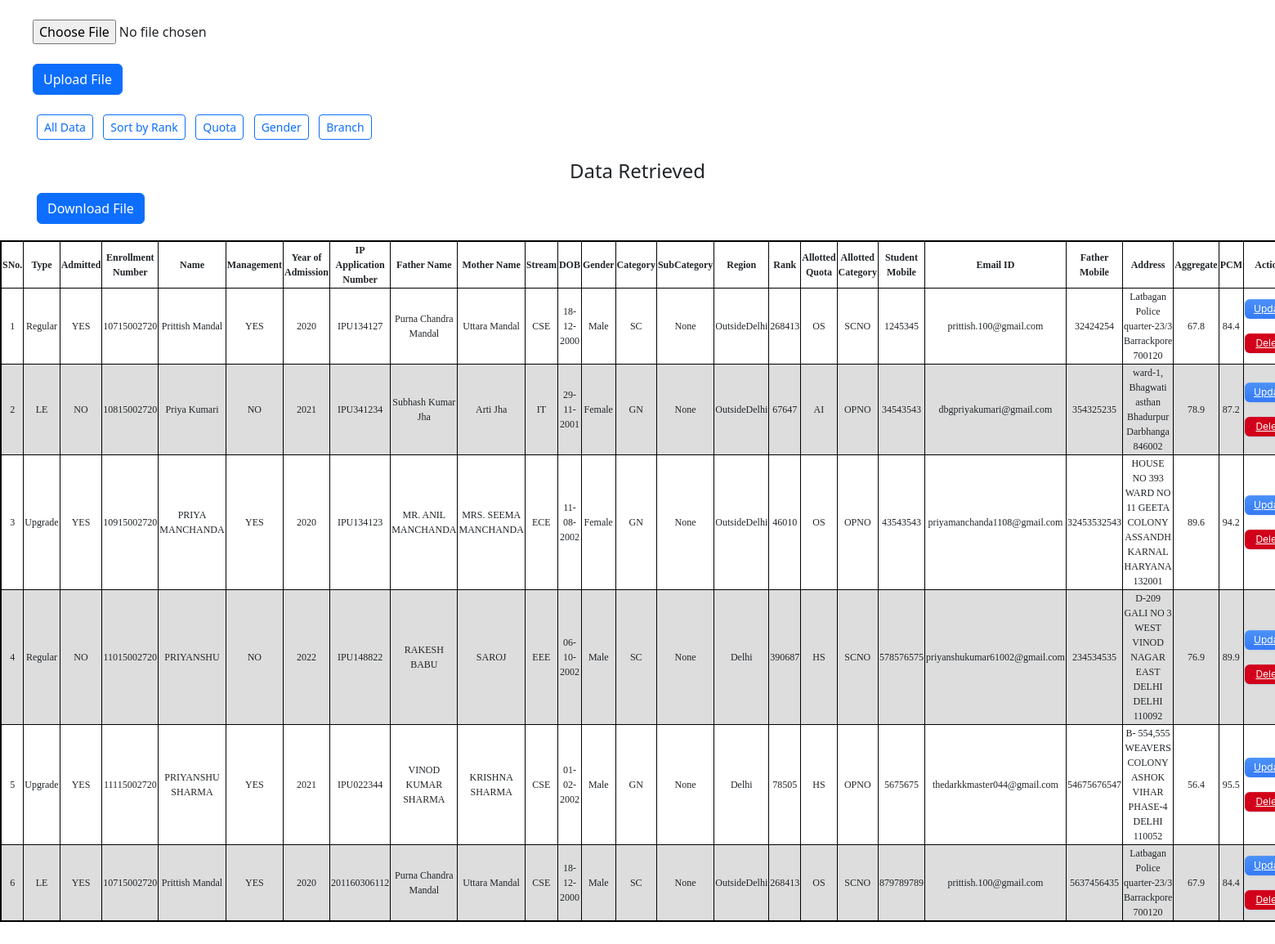
The page / on the database its author committed.
### app/models.py (models this page shows, shortened)
class sample(models.Model):
    type = models.CharField(max_length=10, choices= typechoices ,default='Regular')
    admitted = models.BooleanField(default=False)
    enrollmentno = models.IntegerField(null = True, default=None , blank=True)
    name = models.CharField(max_length=100, default=False)
    management = models.BooleanField(default = False)
    yearofadmission = models.DateTimeField(default=False)
    appno = models.CharField(default=False, max_length=200)
    Fname = models.CharField(max_length=200, default=False)
    Mname = models.CharField(max_length=200, default=False)
    stream = models.CharField(max_length=200, choices= streamchoices,default=False)
    DOB = models.DateField(default=False)
    gender = models.CharField(max_length=50,choices= genderchoices ,default=False)
    category = models.CharField(max_length=5,choices= categorychoices ,default=False)
    subcategory = models.CharField(max_length=10, choices= subcategorychoices ,default=False)
    region = models.CharField(max_length=50,choices= regionchoices ,default=False)
    rank = models.IntegerField(null = True, default=None , blank=True)
    allottedquota = models.CharField(max_length=10,choices= allotedquotachoices, default=False)
    allottedcategory = models.CharField(max_length=10,choices= allottedcategorychoices, default=False)
    studentmobile = models.IntegerField(null = True, default=None , blank=True)
    emailid = models.EmailField(max_length=20, default='')
    fathermobile = models.IntegerField(null = True, default=None , blank=True)
    address = models.CharField(max_length=200, default=False)
    aggregate = models.FloatField(null = True, default=None , blank=True)
    pcm = models.FloatField(null = True, default=None , blank=True)
    def yearpub(self):
        return self.yearofadmission.strftime('%Y')
    def dateofbirth(self):
        return self.DOB.strftime('%d-%m-%Y')
    def admitted_yn(self):
        if (self.admitted == True):
            return "YES"
        else:
            return "NO"
    def management_yn(self):
        if (self.management == True):
            return "YES"
        else:
            return "NO"

### app/views.py (the view, shortened to what this page needs)
# urls.py: path('', views.upload, name = "upload"),
def upload(request):
    smp = sample.objects.all()
    context = {
        "smp" : smp,
    }
    return render(request, 'app/home.html', context)

### app/templates/app/home.html (shortened to what this page needs)
<!doctype html>
<html lang="en">
  <head>
    <link href="https://cdn.jsdelivr.net/npm/bootstrap@5.2.2/dist/css/bootstrap.min.css" rel="stylesheet">
    <link href="https://cdn.jsdelivr.net/npm/bootstrap@5.2.2/dist/css/bootstrap.min.css" rel="stylesheet">
  </head>
  {% if messages %}
    {% for message in messages %}
        <div>
            <strong>{{message|safe}}</strong>
        </div>
    {% endfor %}
    {% else %}
    <br>
    <div style="position:relative; left:40px">
        <form method="POST" enctype="multipart/form-data">
        <input type="file" name="myfile">
        <br><br>
        <button type="submit" class="btn btn-primary">Upload File</button>
    </form>
    </div>
    {% endif %}
    </head>
    <body>
    <br>
    {% if smp %}
        <div style="position: relative; left:45px;">
            <div class="nav-item dropdown">
                <a href="{% url 'app:upload' %}" class="btn btn-outline-primary btn-sm">All Data</a>&nbsp;&nbsp;
                <a href="{% url 'app:sort' %}" class="btn btn-outline-primary btn-sm">Sort by Rank</a>&nbsp;&nbsp;
            <a class="btn btn-outline-primary btn-sm" class="nav-link dropdown-toggle" href="#" id="navbarDropdown" role="button" data-bs-toggle="dropdown" aria-expanded="false">
            Quota
            </a>
                <a class="btn btn-outline-primary btn-sm" class="nav-link dropdown-toggle" href="#" id="navbarDropdown" role="button" data-bs-toggle="dropdown" aria-expanded="false">
            Gender
            </a>
                <a class="btn btn-outline-primary btn-sm" class="nav-link dropdown-toggle" href="#" id="navbarDropdown" role="button" data-bs-toggle="dropdown" aria-expanded="false">
            Branch
            </a>
            </div>
        </div>
        <br>
        <h4 style="text-align: center; ">Data Retrieved</h4>
        <br>
        <table border="1" style="border:2px solid black;margin-left:auto;margin-right:auto;">
            <thead>
                <th>SNo.</th>
                <th>Type</th>
                <th>Admitted</th>
                <th>Enrollment Number</th>
                <th>Name</th>
                <th>Management</th>
                <th>Year of Admission</th>
                <th>IP Application Number</th>
                <th>Father Name</th>
                <th>Mother Name</th>
                <th>Stream</th>
                <th>DOB</th>
                <th>Gender</th>
                <th>Category</th>
                <th>SubCategory</th>
                <th>Region</th>
                <th>Rank</th>
                <th>Allotted Quota</th>
                <th>Allotted Category</th>
                <th>Student Mobile</th>
                <th>Email ID</th>
                <th>Father Mobile</th>
                <th>Address</th>
                <th>Aggregate</th>
                <th>PCM</th>
                <th>Actions</th>
            </thead>
            {% for k in smp  %}
            <tr>
                <td class="number">
                </td>
                <td>{{k.type}}</td>
                <td>{{k.admitted_yn}}</td>
                <td>{{k.enrollmentno}}</td>
                <td>{{k.name}}</td>
                <td>{{k.management_yn}}</td>
                <td>{{k.yearpub}}</td>
                <td>{{k.appno}}</td>
                <td>{{k.Fname}}</td>
                <td>{{k.Mname}}</td>
                <td>{{k.stream}}</td>
                <td>{{k.dateofbirth}}</td>
                <td>{{k.gender}}</td>
                <td>{{k.category}}</td>
                <td>{{k.subcategory}}</td>
                <td>{{k.region}}</td>
                <td>{{k.rank}}</td>
                <td>{{k.allottedquota}}</td>
                <td>{{k.allottedcategory}}</td>
                <td>{{k.studentmobile}}</td>
                <td>{{k.emailid}}</td>
                <td>{{k.fathermobile}}</td>
                <td>{{k.address}}</td>
                <td>{{k.aggregate}}</td>
                <td>{{k.pcm}}</td>
                <td> <a class="button-10" role="button" href="{% url 'app:update' k.id %}">Update</a>
                    <br>
                <a class="button-11" role="button" href="{% url 'app:delete' k.id %}">Delete</a>
                </td>
            </tr>
            {% endfor %}
            <a href="{% url 'app:download' %}" class="btn btn-primary" style="position:relative; left:45px; top:-20px;">Download File</a>
    {% else %}
            <br><br><br><br>
            <h4 style="text-align:center; font-family:Consolas">Please upload a file to get started!</h4>
    {% endif %}
    </table>
    <br>
  </body>
<br><br>
</html>

### app/templates/app/home.html (style rules this page uses)
html,body { width:100%; }
table { font-family: Calibri; font-size:20px; border-collapse: collapse; padding: 13px; width: 36%; }
td, th { border: 0.1px solid black; text-align: Center; padding: -2px; font-size:12px; }
tr:nth-child(even) { background-color: #dddddd; }
.button-10 { display: flex; flex-direction: column; align-items: center; padding: 3px 11px; font-family: -apple-system, BlinkMacSystemFont, 'Roboto', sans-serif; border-radius: 6px; border: none; color: #fff; background: linear-gradient(180deg, #4B91F7 0%, #367AF6 100%); background-origin: border-box; box-shadow: 0px 0.5px 1.5px rgba(54, 122, 246, 0.25), inset 0px 0.8px 0px -0.25px rgba(255, 255, 255, 0.2); user-select: none; -webkit-user-select: none; touch-action: manipulation; }
.button-11 { display: flex; flex-direction: column; align-items: center; padding: 3px 11px; font-family: -apple-system, BlinkMacSystemFont, 'Roboto', sans-serif; border-radius: 6px; border: none; color: #fff; background: #D2001A; background-origin: border-box; box-shadow: 0px 0.5px 1.5px rgba(54, 122, 246, 0.25), inset 0px 0.8px 0px -0.25px rgba(255, 255, 255, 0.2); user-select: none; -webkit-user-select: none; touch-action: manipulation; }

### rows shown on the page
sample: type "Regular", admitted_yn "YES", enrollmentno "10715002720", name "Prittish Mandal", management_yn "YES", yearpub "2020", appno "IPU134127", Fname "Purna Chandra Mandal", Mname "Uttara Mandal", stream "CSE", dateofbirth "18-12-2000", gender "Male", category "SC", subcategory "None", region "OutsideDelhi", rank "268413", allottedquota "OS", allottedcategory "SCNO", studentmobile "1245345", emailid "prittish.100@gmail.com", fathermobile "32424254", address "Latbagan Police quarter-23/3 Barrackpore 700120", aggregate "67.8", pcm "84.4"
sample: type "LE", admitted_yn "NO", enrollmentno "10815002720", name "Priya Kumari", management_yn "NO", yearpub "2021", appno "IPU341234", Fname "Subhash Kumar Jha", Mname "Arti Jha", stream "IT", dateofbirth "29-11-2001", gender "Female", category "GN", subcategory "None", region "OutsideDelhi", rank "67647", allottedquota "AI", allottedcategory "OPNO", studentmobile "34543543", emailid "dbgpriyakumari@gmail.com", fathermobile "354325235", address "ward-1, Bhagwati asthan Bhadurpur Darbhanga 846002", aggregate "78.9", pcm "87.2"
sample: type "Upgrade", admitted_yn "YES", enrollmentno "10915002720", name "PRIYA MANCHANDA", management_yn "YES", yearpub "2020", appno "IPU134123", Fname "MR. ANIL MANCHANDA", Mname "MRS. SEEMA MANCHANDA", stream "ECE", dateofbirth "11-08-2002", gender "Female", category "GN", subcategory "None", region "OutsideDelhi", rank "46010", allottedquota "OS", allottedcategory "OPNO", studentmobile "43543543", emailid "priyamanchanda1108@gmail.com", fathermobile "32453532543", address "HOUSE NO 393 WARD NO 11 GEETA COLONY ASSANDH KARNAL HARYANA 132001", aggregate "89.6", pcm "94.2"
sample: type "Regular", admitted_yn "NO", enrollmentno "11015002720", name "PRIYANSHU", management_yn "NO", yearpub "2022", appno "IPU148822", Fname "RAKESH BABU", Mname "SAROJ", stream "EEE", dateofbirth "06-10-2002", gender "Male", category "SC", subcategory "None", region "Delhi", rank "390687", allottedquota "HS", allottedcategory "SCNO", studentmobile "578576575", emailid "priyanshukumar61002@gmail.com", fathermobile "234534535", address "D-209 GALI NO 3 WEST VINOD NAGAR EAST DELHI DELHI 110092", aggregate "76.9", pcm "89.9"
sample: type "Upgrade", admitted_yn "YES", enrollmentno "11115002720", name "PRIYANSHU SHARMA", management_yn "YES", yearpub "2021", appno "IPU022344", Fname "VINOD KUMAR SHARMA", Mname "KRISHNA SHARMA", stream "CSE", dateofbirth "01-02-2002", gender "Male", category "GN", subcategory "None", region "Delhi", rank "78505", allottedquota "HS", allottedcategory "OPNO", studentmobile "5675675", emailid "thedarkkmaster044@gmail.com", fathermobile "54675676547", address "B- 554,555 WEAVERS COLONY ASHOK VIHAR PHASE-4 DELHI 110052", aggregate "56.4", pcm "95.5"
sample: type "LE", admitted_yn "YES", enrollmentno "10715002720", name "Prittish Mandal", management_yn "YES", yearpub "2020", appno "201160306112", Fname "Purna Chandra Mandal", Mname "Uttara Mandal", stream "CSE", dateofbirth "18-12-2000", gender "Male", category "SC", subcategory "None", region "OutsideDelhi", rank "268413", allottedquota "OS", allottedcategory "SCNO", studentmobile "879789789", emailid "prittish.100@gmail.com", fathermobile "5637456435", address "Latbagan Police quarter-23/3 Barrackpore 700120", aggregate "67.9", pcm "84.4"
